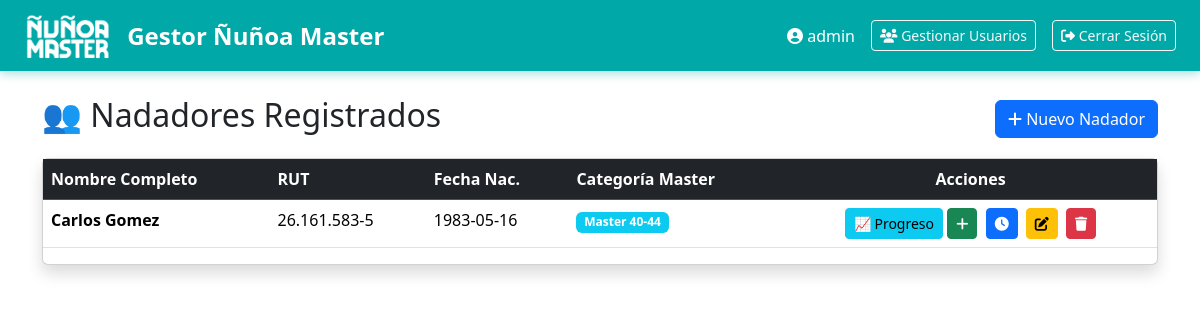
/nadadores (signed in), run on the app's committed database.
### tables this page shows
CREATE TABLE nadadores (
                id INTEGER PRIMARY KEY AUTOINCREMENT,
                nombre TEXT NOT NULL,
                apellido TEXT NOT NULL,
                fecha_nacimiento DATE NOT NULL,
                rut TEXT UNIQUE,
                genero TEXT,
                categoria_master TEXT,
                created_at TEXT DEFAULT CURRENT_TIMESTAMP
            );

### app.py (the view)
@app.route('/nadadores')
@login_required
def nadadores():
    nadadores = gestor_nadadores.listar_nadadores()
    return render_template('nadadores.html', nadadores=nadadores)

### app.py (called while the page is built)
def login_required(f):
    @wraps(f)
    def decorated_function(*args, **kwargs):
        if 'user_id' not in session:
            flash('Debes iniciar sesión', 'danger')
            return redirect(url_for('login'))
        return f(*args, **kwargs)
    return decorated_function

### gestor_nadadores.py (called while the page is built)
    def listar_nadadores(self):
        cursor = self.conn.execute('SELECT * FROM nadadores ORDER BY apellido, nombre')
        return [dict(row) for row in cursor.fetchall()]

### templates/nadadores.html
{% extends 'base.html' %}
{% block content %}
<div class="d-flex justify-content-between align-items-center mb-3">
    <h2>👥 Nadadores Registrados</h2>
    <a href="/nadadores/agregar" class="btn btn-primary">
        <i class="fas fa-plus"></i> Nuevo Nadador
    </a>
</div>
<div class="card shadow">
    <div class="table-responsive">
        <table class="table table-hover">
    <thead class="table-dark">
        <tr>
            <th>Nombre Completo</th>
            <th>RUT</th>
            <th>Fecha Nac.</th>
            <th>Categoría Master</th>
            <th class="text-center">Acciones</th>
        </tr>
    </thead>
    <tbody>
        {% for n in nadadores %}
      <tr>
    <td><strong>{{ n.nombre }} {{ n.apellido }}</strong></td>
    <td>{{ n.rut or '—' }}</td>
    <td>{{ n.fecha_nacimiento }}</td>
    <td><span class="badge bg-info">{{ n.categoria_master }}</span></td>
    <td class="text-center">
<a href="/nadador/{{ n.id }}/progreso" class="btn btn-info btn-sm">
    📈 Progreso
</a>
    <a href="/agregar?nadador_id={{ n.id }}" class="btn btn-success btn-sm me-1" title="Agregar Tiempo">
        <i class="fas fa-plus"></i>
    </a>
    <a href="/nadador/{{ n.id }}/tiempos" class="btn btn-primary btn-sm me-1" title="Ver Tiempos">
        <i class="fas fa-clock"></i>
    </a>
    <a href="/nadador/{{ n.id }}/editar" class="btn btn-warning btn-sm me-1" title="Editar Nadador">
        <i class="fas fa-edit"></i>
    </a>
    <form method="POST" action="/nadador/{{ n.id }}/eliminar" class="d-inline"
          onsubmit="return confirm('¿Eliminar este nadador y todos sus tiempos?')">
        <button type="submit" class="btn btn-danger btn-sm" title="Eliminar Nadador">
            <i class="fas fa-trash"></i>
        </button>
    </form>
</td>
</tr>
        {% endfor %}
    </tbody>
</table>
    </div>
</div>
{% endblock %}

### data on the page
nadadores: nombre "Carlos", apellido "Gomez", rut "26.161.583-5", fecha_nacimiento "1983-05-16", categoria_master "Master 40-44"

### other printed values
{{ session.username }} "admin"
